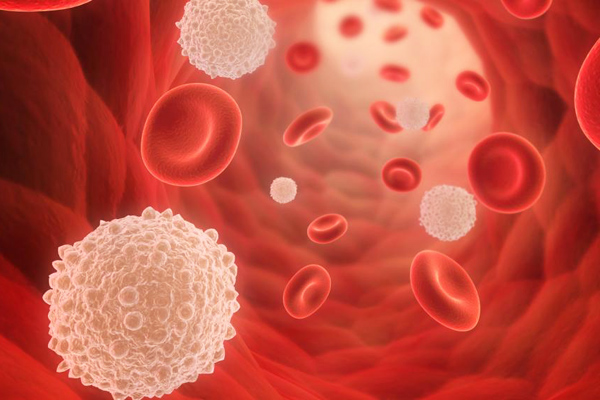
%> input picture CalculateWRBloodCells/img2.jpg, 600 x 400 px
$ octave calculateWbcRbcway2.m   (GNU Octave 9; MATLAB toolbox functions it lacks are replaced by stand-ins)
%> lines starting %> are read from the running program, lines starting %| are printed output that depends on the picture; in (x1, y1, x2, y2) boxes, pixels count from 0 and x2, y2 are one past the last pixel; in counts of white or black regions, pixels touching at a corner belong together; the program's own positions count from 1
clc;
clear all;
I = imread('img2.jpg');
%> I is the input picture: size 400x600x3 uint8; mean R, G, B 194, 81.3, 67
figure, imshow(I);
Ig = rgb2gray(I);
figure,
subplot(2,2,1), imshow(Ig); %soldaki resim olarak gösterir

Ih = histeq(Ig); %histogramý eþitleyerek kontrastý artýrýr
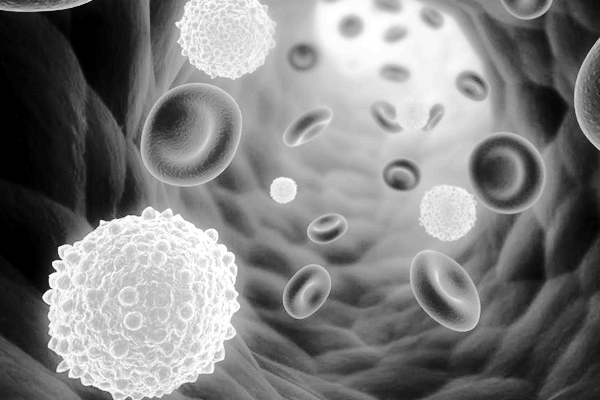
%> Ih: size 400x600 uint8; min 0, max 255, mean 126.3
subplot(2,2,2), imshow(Ih); %saðdaki resim olarak gösterir

figure,
subplot(1,2,1), imhist(Ig); %griye çevrilen görüntü üzerindeki deðerlerin daðýlýmýný gösterir
subplot(1,2,2), imhist(Ih);
%> after `imhist(Ih)`:
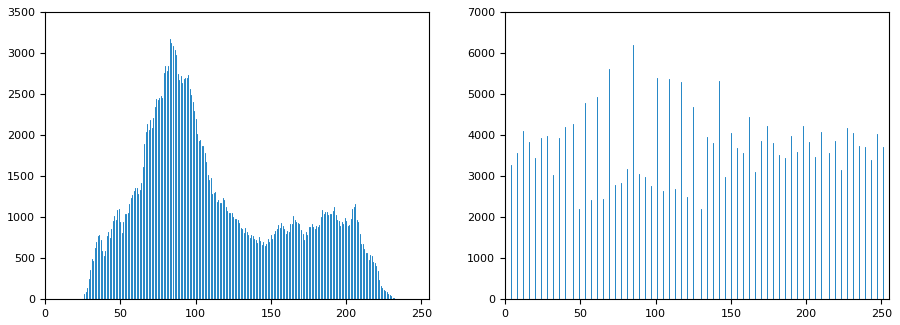
%> figure redrawn from the program's plot data, 2 panels; panel 1: highest point at x = 83, y = 3168; panel 2: highest point at x = 85, y = 6200

Ie = edge(Ih, 'sobel'); %sobel kenar bulma algoritmasýyla kenarlar bulunur
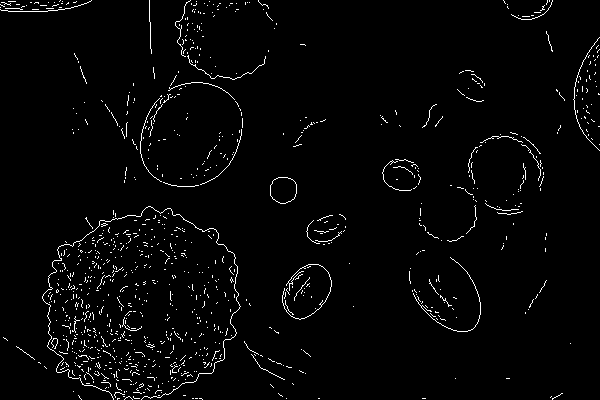
%> Ie: size 400x600 logical; 2.4% white in thin lines or dots
figure,
subplot(1,2,1), imshow(Ie);
coin1 = im2bw(imread('img2.jpg'));
%> coin1: size 400x600 logical; 33.1% white; 34 white regions (22 under 20 px), largest, box (x1, y1, x2, y2) and area: (141, 0, 546, 331) 47585, (42, 206, 241, 400) 28909, (270, 176, 298, 207) 661
coin2 = imfill(coin1,'holes');
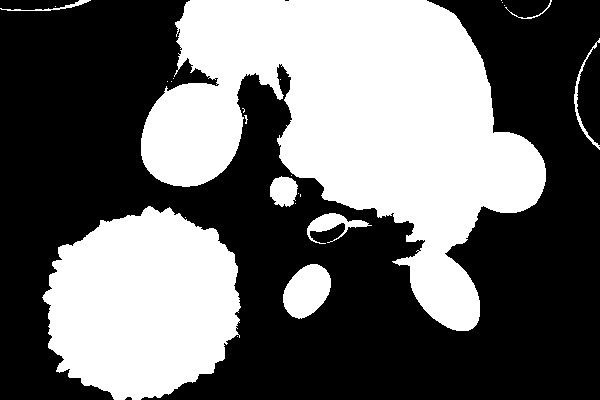
%> coin2: size 400x600 logical; 41.7% white; 24 white regions (16 under 20 px), largest, box (x1, y1, x2, y2) and area: (141, 0, 546, 331) 67268, (42, 206, 241, 400) 28917, (283, 264, 331, 319) 1880
figure; imshow(imread('img2.jpg'));
B = bwboundaries(coin2);
%> B = 24 boundaries; largest, box (x1, y1, x2, y2) and points: (141, 0, 546, 331) 1746, (42, 206, 241, 400) 686, (574, 38, 600, 150) 232, (307, 213, 372, 244) 225, (0, 0, 91, 11) 183
text(10,10,strcat('\color{red}Objects Found:',num2str(length(B))))
hold on;
     for k=1:length(B),
       boundary = B{k};
       plot(boundary(:,2),boundary(:,1),'b','LineWidth',2);
     end
%> this loop made 24 passes
%> boundary on passes 3, 5, 6, 7, 8, 9, 13, 15, 16, 17, 18, 20: [7 56; 7 56], [82 168; 82 168], [82 172; 82 172], [79 174; 79 174], [218 186; 218 186], [337 238; 337 238], [80 281; 80 281], [176 292; 176 292], [204 296; 204 296], [194 299; 194 299], [195 301; 196 301; 197 301; 196 301; 195 301], [1 502; 1 502]
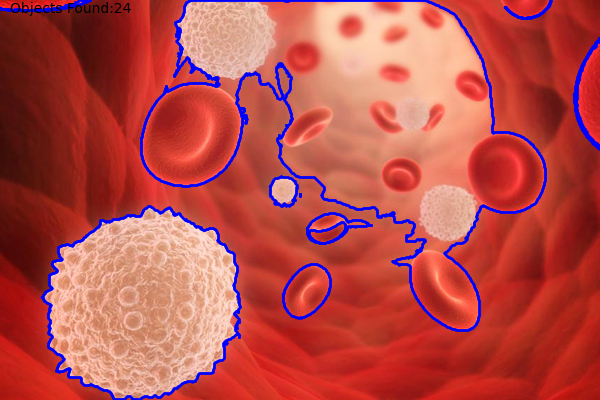
%> figure redrawn from the program's plot data


[Bilgi Number]=bwlabel(coin2);
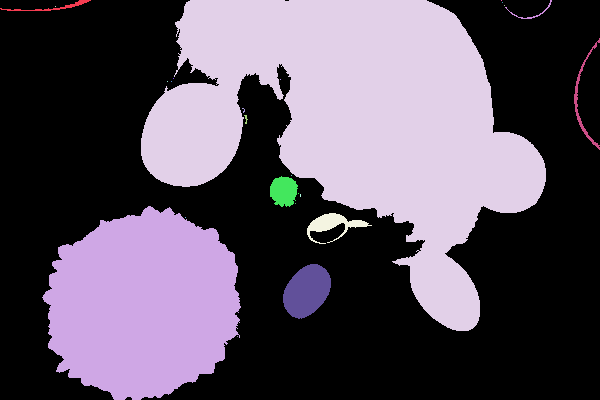
%> Bilgi: size 400x600 double; 25 distinct labels, from 0 to 24; one colour per label, 0 black
%> Number = 24
prop=regionprops(Bilgi,'Area','Centroid');
%> prop = 24 regions; largest, Area and Centroid: 67268 [357 121.5], 28917 [143.5 305.3], 1880 [307.5 291.6], 715 [333.3 225.1], 664 [284.3 191.8]
total=0;

figure; imshow(imread('img2.jpg'));hold on
for n=1:size(prop,1)
    cent=prop(n).Centroid;
    X=cent(1);Y=cent(2);
    if prop(n).Area>1000
        text(X-10,Y,'akyuvar')
        total=total+1;
    else
        total=total+1;
        text(X-10,Y,'alyuvar')
    end
end
%> this loop made 24 passes
%> (X, Y) on passes 1 to 12: (54.78, 7.52), (143.5, 305.3), (56, 7), (357, 121.5), (168, 82), (172, 82), (174, 79), (186, 218), (238, 337), (244.3, 110.9), (246.6, 119.6), (284.3, 191.8)

hold on
title(['Toplam: ',num2str(total),'Alyuvar ve Akyuvar'])
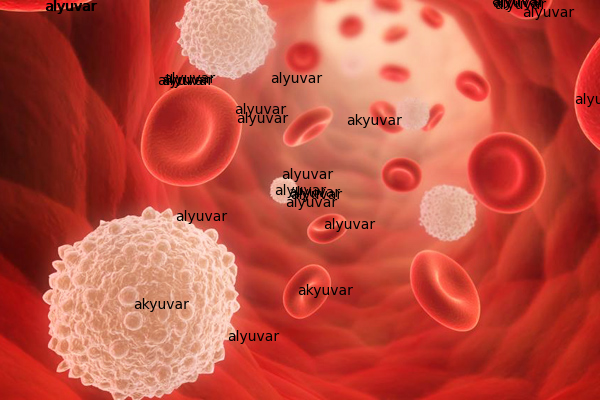
%> figure redrawn from the program's plot data; its title reads 'Toplam: 24Alyuvar ve Akyuvar'
